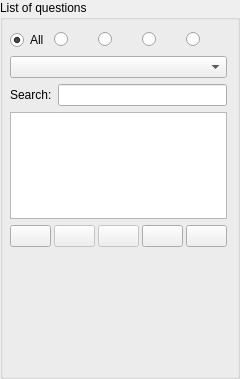
          <widget class="QGroupBox" name="LQGroupBox" >
           <property name="sizePolicy" >
            <sizepolicy vsizetype="MinimumExpanding" hsizetype="Preferred" >
             <horstretch>0</horstretch>
             <verstretch>0</verstretch>
            </sizepolicy>
           </property>
           <property name="minimumSize" >
            <size>
             <width>240</width>
             <height>379</height>
            </size>
           </property>
           <property name="maximumSize" >
            <size>
             <width>240</width>
             <height>16777215</height>
            </size>
           </property>
           <property name="title" >
            <string>List of questions</string>
           </property>
           <widget class="QWidget" name="LQGridLayout" >
            <property name="geometry" >
             <rect>
              <x>0</x>
              <y>20</y>
              <width>237</width>
              <height>237</height>
             </rect>
            </property>
            <layout class="QGridLayout" >
             <property name="leftMargin" >
              <number>10</number>
             </property>
             <property name="topMargin" >
              <number>10</number>
             </property>
             <property name="rightMargin" >
              <number>10</number>
             </property>
             <property name="bottomMargin" >
              <number>10</number>
             </property>
             <property name="horizontalSpacing" >
              <number>6</number>
             </property>
             <property name="verticalSpacing" >
              <number>6</number>
             </property>
             <item row="1" column="0" >
              <widget class="QComboBox" name="LQFlagComboBox" >
               <property name="statusTip" >
                <string>Select the flag to filter the list below</string>
               </property>
              </widget>
             </item>
             <item row="0" column="0" >
              <layout class="QHBoxLayout" >
               <property name="spacing" >
                <number>3</number>
               </property>
               <property name="leftMargin" >
                <number>0</number>
               </property>
               <property name="topMargin" >
                <number>0</number>
               </property>
               <property name="rightMargin" >
                <number>0</number>
               </property>
               <property name="bottomMargin" >
                <number>0</number>
               </property>
               <item>
                <widget class="QRadioButton" name="LQAllRadioButton" >
                 <property name="statusTip" >
                  <string>Show all questions</string>
                 </property>
                 <property name="text" >
                  <string>All</string>
                 </property>
                 <property name="checked" >
                  <bool>true</bool>
                 </property>
                </widget>
               </item>
               <item>
                <widget class="QRadioButton" name="LQEasyRadioButton" >
                 <property name="statusTip" >
                  <string>Show easy questions only</string>
                 </property>
                 <property name="text" >
                  <string/>
                 </property>
                 <property name="icon" >
                  <iconset resource="resources.qrc" >:/images/images/easy.png</iconset>
                 </property>
                </widget>
               </item>
               <item>
                <widget class="QRadioButton" name="LQMediumRadioButton" >
                 <property name="statusTip" >
                  <string>Show questions with medium difficulty only</string>
                 </property>
                 <property name="text" >
                  <string/>
                 </property>
                 <property name="icon" >
                  <iconset resource="resources.qrc" >:/images/images/medium.png</iconset>
                 </property>
                </widget>
               </item>
               <item>
                <widget class="QRadioButton" name="LQDifficultRadioButton" >
                 <property name="statusTip" >
                  <string>Show difficult questions only</string>
                 </property>
                 <property name="text" >
                  <string/>
                 </property>
                 <property name="icon" >
                  <iconset resource="resources.qrc" >:/images/images/difficult.png</iconset>
                 </property>
                </widget>
               </item>
               <item>
                <widget class="QRadioButton" name="LQFlagRadioButton" >
                 <property name="statusTip" >
                  <string>Show questions with the selected flag only</string>
                 </property>
                 <property name="text" >
                  <string/>
                 </property>
                 <property name="icon" >
                  <iconset resource="resources.qrc" >:/images/images/flag.png</iconset>
                 </property>
                </widget>
               </item>
              </layout>
             </item>
             <item row="3" column="0" >
              <widget class="QListWidget" name="LQListWidget" >
               <property name="statusTip" >
                <string>Select a question to edit</string>
               </property>
              </widget>
             </item>
             <item row="4" column="0" >
              <layout class="QHBoxLayout" >
               <property name="spacing" >
                <number>3</number>
               </property>
               <property name="leftMargin" >
                <number>0</number>
               </property>
               <property name="topMargin" >
                <number>0</number>
               </property>
               <property name="rightMargin" >
                <number>0</number>
               </property>
               <property name="bottomMargin" >
                <number>0</number>
               </property>
               <item>
                <widget class="QPushButton" name="btnAdd" >
                 <property name="statusTip" >
                  <string>Add a question</string>
                 </property>
                 <property name="text" >
                  <string/>
                 </property>
                 <property name="icon" >
                  <iconset resource="resources.qrc" >:/images/images/filenew.png</iconset>
                 </property>
                </widget>
               </item>
               <item>
                <widget class="QPushButton" name="btnDuplicate" >
                 <property name="enabled" >
                  <bool>false</bool>
                 </property>
                 <property name="statusTip" >
                  <string>Duplicate the selected question</string>
                 </property>
                 <property name="text" >
                  <string/>
                 </property>
                 <property name="icon" >
                  <iconset resource="resources.qrc" >:/images/images/editcopy.png</iconset>
                 </property>
                </widget>
               </item>
               <item>
                <widget class="QPushButton" name="btnDelete" >
                 <property name="enabled" >
                  <bool>false</bool>
                 </property>
                 <property name="statusTip" >
                  <string>Delete the selected question</string>
                 </property>
                 <property name="text" >
                  <string/>
                 </property>
                 <property name="icon" >
                  <iconset resource="resources.qrc" >:/images/images/editdelete.png</iconset>
                 </property>
                </widget>
               </item>
               <item>
                <widget class="QPushButton" name="btnMoveUp" >
                 <property name="statusTip" >
                  <string>Move the selected question up</string>
                 </property>
                 <property name="text" >
                  <string/>
                 </property>
                 <property name="icon" >
                  <iconset resource="resources.qrc" >:/images/images/up.png</iconset>
                 </property>
                </widget>
               </item>
               <item>
                <widget class="QPushButton" name="btnMoveDown" >
                 <property name="statusTip" >
                  <string>Move the selected question down</string>
                 </property>
                 <property name="text" >
                  <string/>
                 </property>
                 <property name="icon" >
                  <iconset resource="resources.qrc" >:/images/images/down.png</iconset>
                 </property>
                </widget>
               </item>
              </layout>
             </item>
             <item row="2" column="0" >
              <layout class="QHBoxLayout" >
               <property name="spacing" >
                <number>6</number>
               </property>
               <property name="leftMargin" >
                <number>0</number>
               </property>
               <property name="topMargin" >
                <number>0</number>
               </property>
               <property name="rightMargin" >
                <number>0</number>
               </property>
               <property name="bottomMargin" >
                <number>0</number>
               </property>
               <item>
                <widget class="QLabel" name="label_search" >
                 <property name="text" >
                  <string>Search:</string>
                 </property>
                </widget>
               </item>
               <item>
                <widget class="QLineEdit" name="LQSearchLineEdit" >
                 <property name="statusTip" >
                  <string>Type a keyword to filter the list below</string>
                 </property>
                </widget>
               </item>
              </layout>
             </item>
            </layout>
           </widget>
          </widget>
